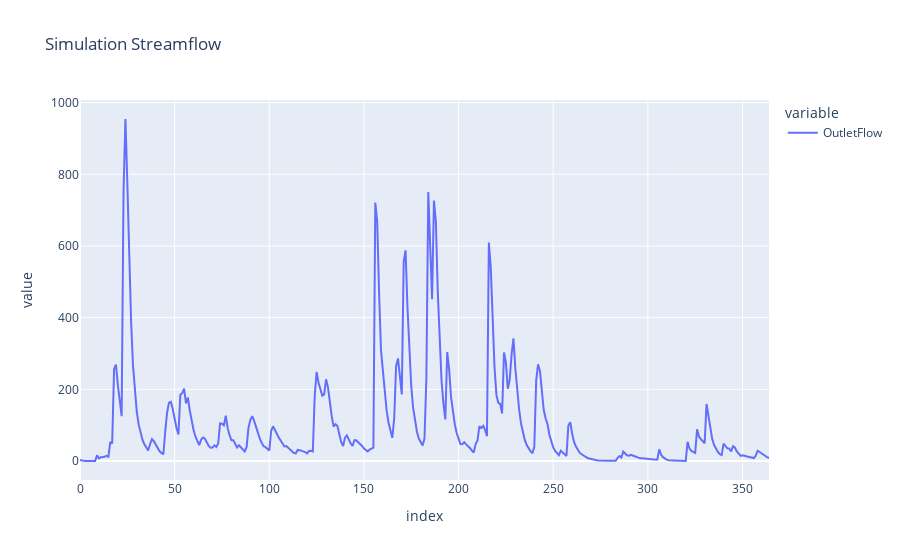

Notebook code for this chart:
### Code cell
px.line(data["OutletFlow"]/(60*24), title="Simulation Streamflow")

### Figure 1 — Plotly figure (JSON) as saved in the notebook; plotly's stock layout.template omitted (floating-point values rounded to 4 significant figures; data arrays with more than 128 entries replaced by an {"elided": "..."} marker saying what was removed)
{"data": [{"hovertemplate": "variable=OutletFlow<br>index=%{x}<br>value=%{y}<extra></extra>", "legendgroup": "OutletFlow", "line": {"color": "#636efa", "dash": "solid"}, "marker": {"symbol": "circle"}, "mode": "lines", "name": "OutletFlow", "orientation": "v", "showlegend": true, "type": "scatter", "x": {"elided": "365 int values"}, "xaxis": "x", "y": {"elided": "365 float values"}, "yaxis": "y"}], "layout": {"legend": {"title": {"text": "variable"}, "tracegroupgap": 0}, "title": {"text": "Simulation Streamflow"}, "xaxis": {"anchor": "y", "domain": [0, 1], "title": {"text": "index"}}, "yaxis": {"anchor": "x", "domain": [0, 1], "title": {"text": "value"}}}}
